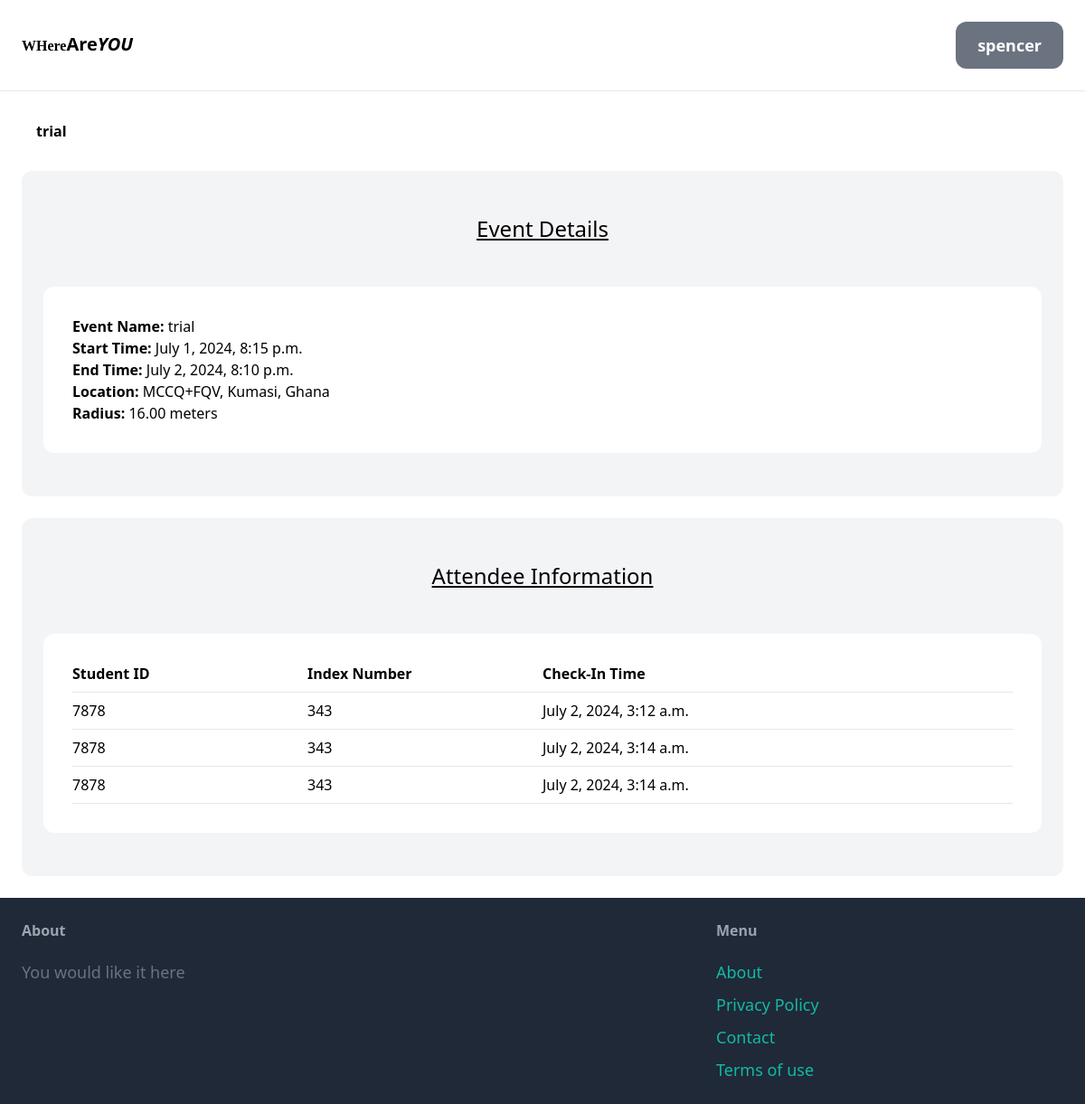
/spencer/science/Computer 1/6/view-event/ (signed in), run on the app's committed database.
### core/models.py (models this page shows, shortened)
class Event(models.Model):
    event_id = models.AutoField(primary_key=True)
    related_class = models.ForeignKey(Class, on_delete=models.CASCADE)
    event_name = models.CharField(max_length=100, blank=True)
    start_time = models.DateTimeField()
    end_time = models.DateTimeField()
    location_address = models.CharField(max_length=200,null=True, blank=True)
    radius = models.DecimalField(max_digits=5, decimal_places=2)
    is_student_id_required = models.BooleanField(default=False)
    is_index_number_required = models.BooleanField(default=False)
    is_student_name_required = models.BooleanField(default=False)
    created_at = models.DateTimeField(auto_now_add=True)
    checkpoint_lat = models.DecimalField(decimal_places=7, max_digits=15, null=True)
    checkpoint_lng =  models.DecimalField(decimal_places=7, max_digits=15, null=True)
    class Meta:
        ordering = ['-created_at']

class CheckIn(models.Model):
    event = models.ForeignKey(Event, on_delete=models.CASCADE)
    student_id = models.CharField(max_length=100, blank=True, null=True)
    index_number = models.CharField(max_length=100, blank=True, null=True)
    student_name = models.CharField(max_length=100, blank=True, null=True)
    check_in_time = models.DateTimeField(auto_now_add=True)

### core/views.py (the view)
# urls.py: path('<str:username>/<str:coursename>/<str:classname>/<int:event_id>/view-event/', views.view_event, name='view_event'),
@login_required
def view_event(request, username, coursename, classname, event_id):
    event = get_object_or_404(Event, pk=event_id, related_class__course__name=coursename, related_class__class_name=classname)
    check_ins = CheckIn.objects.filter(event=event)
    context = {
        'event': event,
        'check_ins': check_ins,
        'is_student_id_required': event.is_student_id_required,
        'is_index_number_required': event.is_index_number_required,
        'is_student_name_required': event.is_student_name_required,
    }
    return render(request, 'core/view_event.html', context)

### core/templates/core/view_event.html (shortened to what this page needs)
{% extends 'core/base.html' %}
{% block content %}
<div class="flex justify-between items-center text-black font-bold py-2 px-4 rounded">
    <h1>{{ event.event_name }}</h1>
</div>
<div class="mt-6 px-6 py-12 bg-gray-100 rounded-xl">
    <h2 class="mb-12 text-2xl text-center"><u>Event Details</u></h2>
    <div class="bg-white p-8 rounded-xl">
        {% if event.event_name %}
        <p><strong>Event Name:</strong> {{ event.event_name }}</p>
        {% endif %}
        <p><strong>Start Time:</strong> {{ event.start_time }}</p>
        <p><strong>End Time:</strong> {{ event.end_time }}</p>
        <p><strong>Location:</strong> {{ event.location_address }}</p>
        <p><strong>Radius:</strong> {{ event.radius }} meters</p>
    </div>
</div>
<div class="mt-6 px-6 py-12 bg-gray-100 rounded-xl">
    <h2 class="mb-12 text-2xl text-center"><u>Attendee Information</u></h2>
    <div class="bg-white p-8 rounded-xl">
        {% if check_ins %}
            <div class="grid grid-cols-4 font-bold border-b border-gray-200 pb-2">
                {% if is_student_id_required %}<div>Student ID</div>{% endif %}
                {% if is_index_number_required %}<div>Index Number</div>{% endif %}
                <div>Check-In Time</div>
            </div>
            {% for check_in in check_ins %}
            <div class="grid grid-cols-4 py-2 border-b border-gray-200">
                {% if is_student_id_required %}<div>{{ check_in.student_id }}</div>{% endif %}
                {% if is_index_number_required %}<div>{{ check_in.index_number }}</div>{% endif %}
                <div>{{ check_in.check_in_time }}</div>
            </div>
            {% endfor %}
        {% else %}
            <p>No attendees have checked in for this event yet.</p>
        {% endif %}
    </div>
</div>
{% endblock %}

### core/templates/core/base.html (shortened to what this page needs)
{% load static %}
<!DOCTYPE html>
<html>
<head>
    <script src="https://cdn.tailwindcss.com"></script>
    <link href='https://unpkg.com/boxicons@2.1.1/css/boxicons.min.css' rel='stylesheet'>
</head>
<body class="relative">
    <nav class="py-6 px-6 flex justify-between items-center border-b border-gray-200">
        <a href="/" class="text-xl font-semibold"><small style="font-family:Calibri">W<b>H</b>ere</small>Are<i>YOU</i></a>
        <div class="space-x-6">
            {% if request.user.is_authenticated %}
            <button id="sidebarToggle" class="px-6 py-3 text-lg font-semibold bg-gray-500 text-white rounded-xl hover:bg-gray-700">{{ user.username }}</button>
            {% else %}
            <a href="#" class="px-6 py-3 text-lg font-semibold bg-teal-500 text-white rounded-xl hover:bg-teal-700">Sign up</a>
            <a href="#" class="px-6 py-3 text-lg font-semibold bg-gray-500 text-white rounded-xl hover:bg-gray-700">Sign in</a>
            {% endif %}
        </div>
    </nav>
    <div class="px-6 py-6">
        {% block content %}
        {% endblock content %}
    </div>
    <footer class="py-6 px-6 flex justify-between bg-gray-800">
        <div class="w-2/3 pr-10">
            <h3 class="mb-5 font-semibold text-gray-400">About</h3>
            <p class="text-lg text-gray-500"> You would like it here</p>
        </div>
        <div class="w-1/3">
            <h3 class="mb-5 font-semibold text-gray-400">Menu</h3>
            <ul class="space-y-2">
                <li><a href="#" class=" text-lg text-teal-500 hover:text-teal-700">About</a></li>
                <li><a href="#" class=" text-lg text-teal-500 hover:text-teal-700">Privacy Policy</a></li>
                <li><a href="#" class=" text-lg text-teal-500 hover:text-teal-700">Contact</a></li>
                <li><a href="#" class=" text-lg text-teal-500 hover:text-teal-700">Terms of use</a></li>
            </ul>
        </div>
    </footer>
</body>
</html>

### data on the page
Event: event_name "trial", start_time "July 1, 2024, 8:15 p.m.", end_time "July 2, 2024, 8:10 p.m.", location_address "MCCQ+FQV, Kumasi, Ghana", radius "16.00"
CheckIn: student_id "7878", index_number "343", check_in_time "July 2, 2024, 3:12 a.m."
CheckIn: student_id "7878", index_number "343", check_in_time "July 2, 2024, 3:14 a.m."
CheckIn: student_id "7878", index_number "343", check_in_time "July 2, 2024, 3:14 a.m."

### other printed values
{{ user.username }} "spencer"
